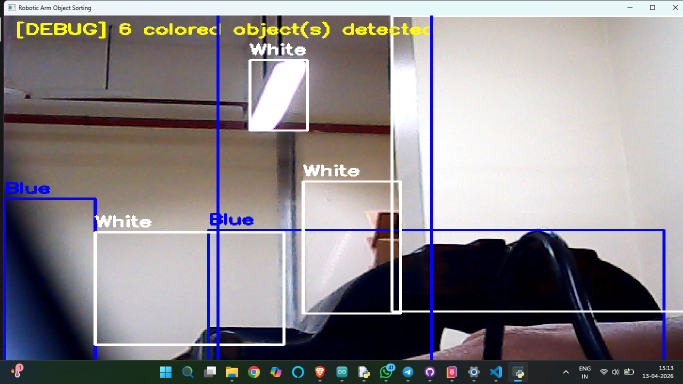
#> input picture image.png, 1366 x 768 px (shown at 1/2 size); its folder holds only this picture in this run
$ python -i vision.py   (imports and definitions only)
#> lines starting #> are read from the running program, lines starting #| are printed output that depends on the picture; after the words box and inside, x2 and y2 are one past the last pixel; in counts of white or black regions, pixels touching at a corner belong together
#> further down, picture is the input picture: shape (768, 1366, 3); mean B, G, R 138.3, 134.4, 139
import cv2
import numpy as np
from ultralytics import YOLO
from config import CONFIDENCE_THRESHOLD, TARGET_MODE, TARGET_CLASS, TARGET_COLOR

model = None

# [11 lines left out: function init_vision, not called in this run]

def get_all_colors():
    """Returns a dictionary of all supported colors and their HSV bounds."""
    return {
        "red": [
            (np.array([0, 120, 70]), np.array([10, 255, 255])),
            (np.array([170, 120, 70]), np.array([180, 255, 255]))
        ],
        "green": [(np.array([40, 40, 40]), np.array([80, 255, 255]))],
        "blue": [(np.array([100, 150, 0]), np.array([140, 255, 255]))],
        "yellow": [(np.array([20, 100, 100]), np.array([30, 255, 255]))],
        "orange": [(np.array([11, 120, 70]), np.array([19, 255, 255]))],
        "purple": [(np.array([140, 50, 50]), np.array([165, 255, 255]))],
        "white": [(np.array([0, 0, 200]), np.array([180, 40, 255]))]
    }

# [4 lines left out: function get_color_bounds, not called in this run]

def detect_objects(frame):
    """
    Routes the detection to either color tracking or YOLO tracking.
    """
    if TARGET_MODE == "color":
        return detect_color_hsv(frame)
    else:
        return detect_yolo(frame)

def detect_color_hsv(frame):
    """
    Finds the largest contour across the allowed colors using HSV thresholding.
    If TARGET_COLOR is 'all', it checks every color and returns the absolute largest object.
    """
    hsv_frame = cv2.cvtColor(frame, cv2.COLOR_BGR2HSV)
#> hsv_frame: shape (768, 1366, 3); mean H, S, V 76.4, 67.1, 149.4

    colors_to_check = {}
    if TARGET_COLOR.lower().strip() == "all":
        colors_to_check = get_all_colors()
    else:
        colors_to_check[TARGET_COLOR] = get_color_bounds(TARGET_COLOR)

    best_area = 0
    best_det = None

    for color_name, bounds in colors_to_check.items():
        mask = np.zeros(hsv_frame.shape[:2], dtype=np.uint8)
        for lower, upper in bounds:
            mask = cv2.bitwise_or(mask, cv2.inRange(hsv_frame, lower, upper))

        contours, _ = cv2.findContours(mask, cv2.RETR_EXTERNAL, cv2.CHAIN_APPROX_SIMPLE)

        for cnt in contours:
            area = cv2.contourArea(cnt)
            if area > 500 and area > best_area:  # Minimum area threshold
                best_area = area
                x, y, w, h = cv2.boundingRect(cnt)
                center_x = x + (w // 2)
                label = f"{color_name.capitalize()} Object"
                best_det = (label, (x, y, x + w, y + h), center_x)
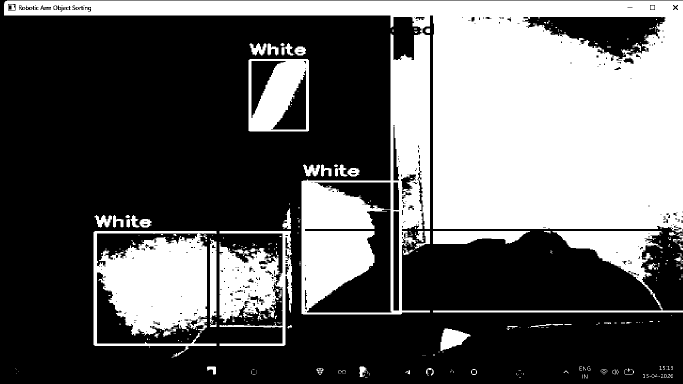
#> mask: shape (768, 1366) (shown at 1/2 size); 37.3% white; 339 white regions (270 under 20 px), largest, box (x1, y1, x2, y2) and area: (8, 1, 1366, 629) 297546, (187, 462, 433, 716) 36935, (439, 487, 559, 645) 12440
#> after the loop, best_area = 333263; best_det = ('White Object', (8, 1, 1366, 629), 687); center_x = 687; h = 628; label = 'White Object'; w = 1358; x = 8; y = 1

    return best_det if best_det else (None, None, None)

# [97 lines left out: functions detect_yolo, draw_debug_detections, not called in this run]

>>> import cv2
>>> picture = cv2.imread('../image.png')
>>> result = detect_objects(picture)
#> result = ('White Object', (8, 1, 1366, 629), 687)
